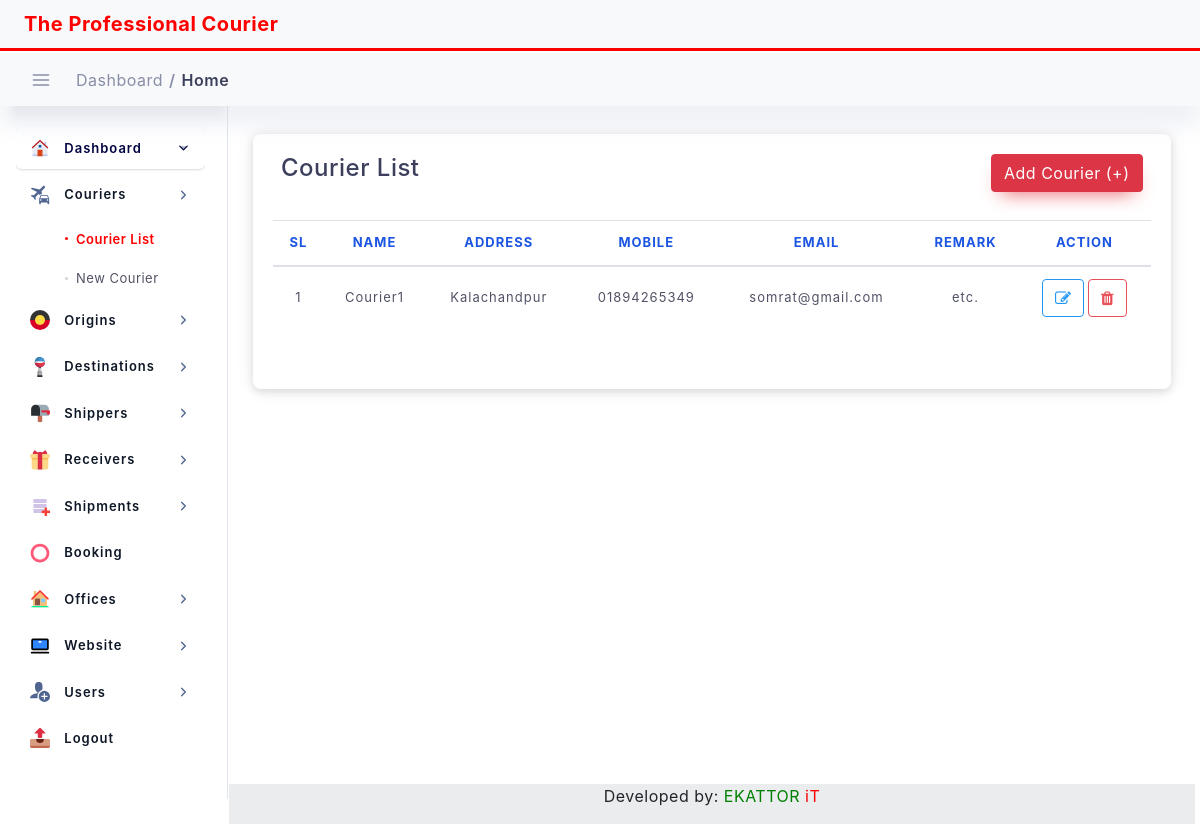
The page /dataset/all-courier on the database its author committed.
### dataset/models.py (models this page shows, shortened)
class Courier(models.Model):
    name = models.CharField(max_length=100)
    address = models.CharField(max_length=200, blank=True, null=True)
    mobile = models.CharField(max_length=15, blank=True, null=True)
    email = models.CharField(max_length=100, blank=True, null=True)
    remark = models.CharField(max_length=200, blank=True, null=True)

### dataset/views.py (the view)
# urls.py: path('all-courier', views.AllCourierListView.as_view(), name="all-couriers"),
class AllCourierListView(ListView):
    model = Courier  # Model I want to Covert to List
    template_name = 'dataset/courier.html'  # Template Name
    context_object_name = 'courier'  # Change default name of objectList
    ordering = ['-id']  # Ordering post LIFO
    paginate_by = 20  # number of page I want to show in single page
    def get_context_data(self, **kwargs):
        context = super().get_context_data(**kwargs)
        context["title"] = "Courier List"
        context["nav_bar"] = "courier_list"
        context['courier'] = self.model.objects.all().order_by('-id')
        return context

### templates/dataset/courier.html (shortened to what this page needs)
{% extends "base.html" %}
{% load static %}
{% block content %}
<div class="col-lg-12 p-4">
    <div class="statbox widget box box-shadow">
        <div class="widget-header">
            <div class="row">
                <div class="mb-1 col-lg-8">
                    <h4><span style="">Courier List</span></h4>
                </div>
                <div class="mb-1 col-lg-4">
                    <a href="{% url 'add-new-courier' %}" class="btn btn-danger float-right">Add Courier (+)</a>
                </div>
            </div>
        </div>
        <br>
        <div class="scrollme">
            <table id="dataTable" class="table table-hover">
                <thead>
                <tr>
                    <th style="text-align:center">SL</th>
                    <th style="text-align:center">Name</th>
                    <th style="text-align:center">Address</th>
                    <th style="text-align:center">Mobile</th>
                    <th style="text-align:center">Email</th>
                    <th style="text-align:center">Remark</th>
                    <th style="text-align:center">Action</th>
                </tr>
                </thead>
                <tbody>
                {% for item in courier %}
                <tr>
                    <td style="text-align:center">{{forloop.counter}}</td>
                    <td style="text-align:center">{{item.name}}</td>
                    <td style="text-align:center">{{item.address}}</td>
                    <td style="text-align:center">{{item.mobile}}</td>
                    <td style="text-align:center">{{item.email}}</td>
                    <td style="text-align:center">{{item.remark}}</td>
                    <td style="text-align:center">
                       <a href="{% url 'update_courier' item.id %}">
                            <button class="btn btn-outline-info"><i class="fa fa-edit"> </i></button>
                        </a>
                        <button class="btn btn-outline-danger" data-toggle="modal"
                                            data-target="#deletemodal{{item.id}}">
                                        <i class="fa fa-trash"></i>
                        </button>
                    </td>
                </tr>
                {% endfor %}
                </tbody>
            </table>
            <div class="d-flex justify-content-center">
            </div>
        </div>
    </div>
</div>
{% endblock content %}

### static/assets/css/dashboard/dash_1.css (style rules this page uses)
.widget { position: relative; padding: 20px; border-radius: 8px; border: none; background: #fff; -webkit-box-shadow: 0 4px 6px 0 rgba(85, 85, 85, 0.08), 0 1px 20px 0 rgba(0, 0, 0, 0.07), 0px 1px 11px 0px rgba(0, 0, 0, 0.07); -moz-box-shadow: 0 4px 6px 0 rgba(85, 85, 85, 0.08), 0 1px 20px 0 rgba(0, 0, 0, 0.07), 0px 1px 11px 0px rgba(0, 0, 0, 0.07); box-shadow: 0 4px 6px 0 rgba(85, 85, 85, 0.08), 0 1px 20px 0 rgba(0, 0, 0, 0.07), 0px 1px 11px 0px rgba(0, 0, 0, 0.07); }

### static/assets/css/main.css (style rules this page uses)
html { min-height: 100% }
body { color: #888ea8; height: 100%; font-size: 0.875rem; background: #f1f2f3; overflow-x: hidden; overflow-y: auto; letter-spacing: 0.0312rem; font-family: 'Helvetica', sans-serif; }
h1, h2, h3, h4, h5, h6 { color: #3b3f5c; }
.btn { padding: 0.4375rem 1.25rem; text-shadow: none; font-size: 14px; color: #3b3f5c; font-weight: normal; white-space: normal; word-wrap: break-word; transition: .2s ease-out; touch-action: manipulation; cursor: pointer; background-color: #f1f2f3; box-shadow: 0px 5px 20px 0 rgba(0, 0, 0, 0.1); will-change: opacity, transform; transition: all 0.3s ease-out; -webkit-transition: all 0.3s ease-out; }
.btn-danger { color: #fff !important; background-color: #e7515a; border-color: #e7515a; box-shadow: 0 10px 20px -10px #e7515a; }
.btn-outline-info { border: 1px solid #2196f3 !important; color: #2196f3 !important; background-color: transparent; box-shadow: none; }
.btn-outline-danger { border: 1px solid #e7515a !important; color: #e7515a !important; background-color: transparent; box-shadow: none; }
.table > tbody > tr > td { vertical-align: middle; color: #515365; font-size: 13px; letter-spacing: 1px; }
.table > thead > tr > th { color: #1b55e2; font-weight: 700; font-size: 13px; letter-spacing: 1px; text-transform: uppercase; }
.table thead th { vertical-align: bottom; border-bottom: none; }

### static/assets/css/structure.css (style rules this page uses)
html { min-height: 100% }
body { color: #888ea8; height: 100%; font-size: 0.875rem; background: ##f1f2f3; overflow-x: hidden; overflow-y: auto; letter-spacing: 0.0312rem; font-family: 'Helvetica', sans-serif; }
h1, h2, h3, h4, h5, h6 { color: #3b3f5c; }
.widget { padding: 0; margin-top: 0; margin-bottom: 0; border-radius: 6px; -webkit-box-shadow: 0 4px 6px 0 rgba(85, 85, 85, 0.08), 0 1px 20px 0 rgba(0, 0, 0, 0.07), 0px 1px 11px 0px rgba(0, 0, 0, 0.07); -moz-box-shadow: 0 4px 6px 0 rgba(85, 85, 85, 0.08), 0 1px 20px 0 rgba(0, 0, 0, 0.07), 0px 1px 11px 0px rgba(0, 0, 0, 0.07); box-shadow: 0 4px 6px 0 rgba(85, 85, 85, 0.08), 0 1px 20px 0 rgba(0, 0, 0, 0.07), 0px 1px 11px 0px rgba(0, 0, 0, 0.07); }
.widget.box .widget-header { background: #fff; padding: 0px 8px 0px; border-top-right-radius: 6px; border-top-left-radius: 6px; }
.widget .widget-header { border-bottom: 0px solid #f1f2f3; }
.widget .widget-header:before, .widget .widget-header:after { display: table; content: ""; line-height: 0 }
.widget .widget-header:after { clear: both }

### rows shown on the page
Courier: name "Courier1", address "Kalachandpur", mobile "01894265349", email "somrat@gmail.com", remark "etc."
